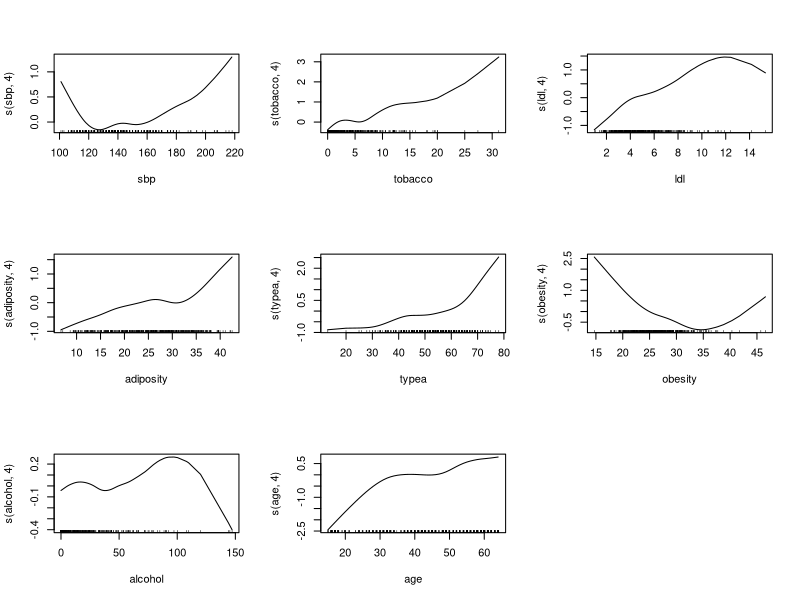

This chart was generated by the following R code: (Note: this script raises an error after producing the figure.)

library(foreach)
library(splines)

library(gam)
require(ggplot2)

SA<-read.table('SA.txt', sep=",", header=T, row.names=1)

#1
SAGam <- gam(chd ~ s(sbp,4) + s(tobacco,4) + s(ldl,4) + s(adiposity, 4) + s(typea, 4) +
               s(obesity, 4) + s(alcohol, 4) + s(age, 4) + famhist,data=SA,family=binomial)
par(mfrow=c(3,3))
plot(SAGam)


###2
###Q6.2
###For fast programming we rely on the cv.glm function in the
###boot library.

library(boot)

df <- seq(1,3,by=0.1)

#Using cross-validation to select the df-parameter. The conclusion is  
#dependent upon the run (and random devisions of the dataset), but in a couple of runs 
#it seems to be df in the range 3-5

SAGamCv <- numeric(length(df))

for(i in seq(along=df))
{
  formGam <- as.formula(paste("chd~famhist+", paste("s(",names(SA[1,1:9])[-5], ",df=", df[i], ")",sep="",collapse="+")))
  SAGam <- gam(formGam,family=binomial,data=SA)
  tmp  <- cv.glm(SA,SAGam, zeroOneCost,7)
  set.seed(tmp$seed)
  SAGamCv[i] <- tmp$delta[1]
}

qplot(df,SAGamCv,geom="line")


###For a comparision, we can also use a (pseudo) AIC criteria. It is pseudo because
###there is a smoother involved and we use the effective degrees of freedom

SAGamAic <- numeric(length(df))
for(i in seq(along=df)){
  formGam <- as.formula(paste("chd~famhist+",paste("s(",names(SA[1,1:9])[-5], ",df=", df[i], ")",sep="",collapse="+")))
  SAGam <- gam(formGam,family=binomial,data=SA)
  SAGamAic[i]  <- SAGam$aic
}

qplot(df,SAGamAic,geom="line")

###Q6.3


for(i in seq(along=df)){
  formGam <- as.formula(paste("chd~famhist+",paste("s(",names(SA[1,1:9])[-5], ",df=", df[i], ")",sep="",collapse="+")))
  SAGam <- gam(formGam,family=binomial,data=SA)
  tmp  <- cv.glm(SA,SAGam,likelihoodCost,7)
  set.seed(tmp$seed)
  SAGamCv[i] <- tmp$delta[1]
}

qplot(df,SAGamCv,geom="line")
